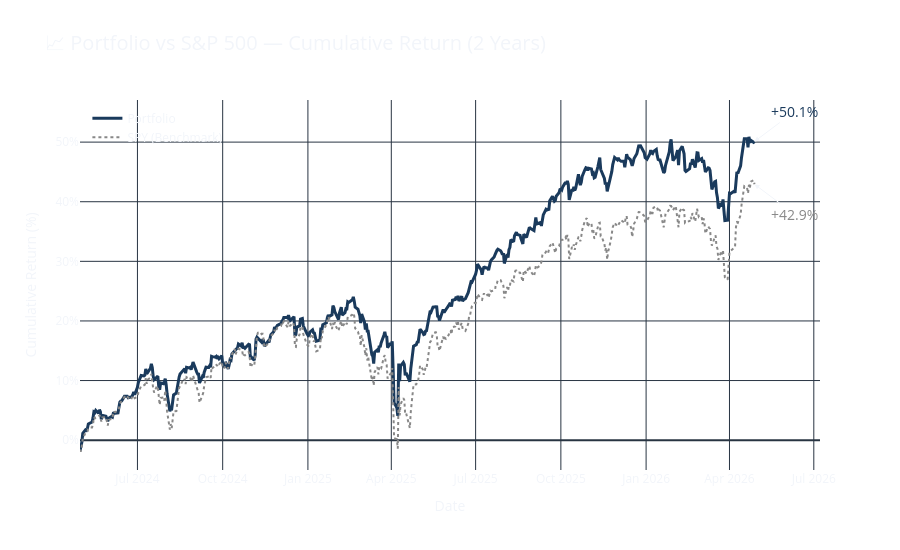

The code cell stored with this chart in its notebook:
### Code cell
# Line Chart — Portfolio vs SPY Cumulative Return
fig = go.Figure()

# Portfolio line (navy blue)
fig.add_trace(go.Scatter(
    x=portfolio_cumulative.index,
    y=portfolio_cumulative.values * 100,
    name='Portfolio',
    line=dict(color='#1a3a5c', width=3),
    hovertemplate='Date: %{x|%Y-%m-%d}<br>Return: %{y:.2f}%<extra>Portfolio</extra>',
))

# SPY line (grey)
fig.add_trace(go.Scatter(
    x=cumulative_returns.index,
    y=cumulative_returns['SPY'].values * 100,
    name='SPY (Benchmark)',
    line=dict(color='#888888', width=2, dash='dot'),
    hovertemplate='Date: %{x|%Y-%m-%d}<br>Return: %{y:.2f}%<extra>SPY</extra>',
))

# End annotations
port_final = portfolio_cumulative.iloc[-1] * 100
spy_final = cumulative_returns['SPY'].iloc[-1] * 100

fig.add_annotation(x=portfolio_cumulative.index[-1], y=port_final,
                   text=f'{port_final:+.1f}%', showarrow=True, arrowhead=2,
                   font=dict(size=14, color='#1a3a5c'), ax=40, ay=-30)
fig.add_annotation(x=cumulative_returns.index[-1], y=spy_final,
                   text=f'{spy_final:+.1f}%', showarrow=True, arrowhead=2,
                   font=dict(size=14, color='#888888'), ax=40, ay=30)

fig.update_layout(
    title=dict(text='📈 Portfolio vs S&P 500 — Cumulative Return (2 Years)', font=dict(size=20)),
    xaxis_title='Date',
    yaxis_title='Cumulative Return (%)',
    yaxis=dict(ticksuffix='%'),
    height=550,
    hovermode='x unified',
    legend=dict(x=0.01, y=0.99),
    plot_bgcolor='rgba(0,0,0,0)',
    paper_bgcolor='rgba(0,0,0,0)',
)
fig.show()

### Figure 1 — Plotly figure (JSON) as saved in the notebook; plotly's stock layout.template omitted (floating-point values rounded to 4 significant figures; data arrays with more than 128 entries replaced by an {"elided": "..."} marker saying what was removed)
{"data": [{"hovertemplate": "Date: %{x|%Y-%m-%d}<br>Return: %{y:.2f}%<extra>Portfolio</extra>", "line": {"color": "#1a3a5c", "width": 3}, "name": "Portfolio", "type": "scatter", "x": {"elided": "500 str values"}, "y": {"elided": "500 float values"}}, {"hovertemplate": "Date: %{x|%Y-%m-%d}<br>Return: %{y:.2f}%<extra>SPY</extra>", "line": {"color": "#888888", "dash": "dot", "width": 2}, "name": "SPY (Benchmark)", "type": "scatter", "x": {"elided": "500 str values"}, "y": {"elided": "500 float values"}}], "layout": {"annotations": [{"arrowhead": 2, "ax": 40, "ay": -30, "font": {"color": "#1a3a5c", "size": 14}, "showarrow": true, "text": "+50.1%", "x": "2026-04-28T00:00:00", "y": 50.1}, {"arrowhead": 2, "ax": 40, "ay": 30, "font": {"color": "#888888", "size": 14}, "showarrow": true, "text": "+42.9%", "x": "2026-04-28T00:00:00", "y": 42.93}], "height": 550, "hovermode": "x unified", "legend": {"x": 0.01, "y": 0.99}, "paper_bgcolor": "rgba(0,0,0,0)", "plot_bgcolor": "rgba(0,0,0,0)", "title": {"font": {"size": 20}, "text": "📈 Portfolio vs S&P 500 — Cumulative Return (2 Years)"}, "xaxis": {"title": {"text": "Date"}}, "yaxis": {"ticksuffix": "%", "title": {"text": "Cumulative Return (%)"}}}}
